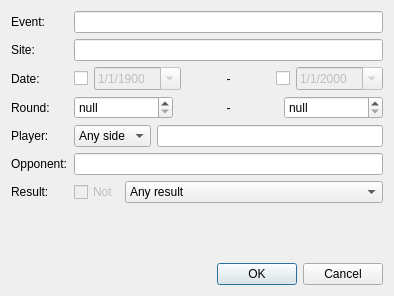
<?xml version="1.0" encoding="UTF-8"?>
<ui version="4.0">
 <class>GameDatabaseSearchDialog</class>
 <widget class="QDialog" name="GameDatabaseSearchDialog">
  <property name="geometry">
   <rect>
    <x>0</x>
    <y>0</y>
    <width>394</width>
    <height>296</height>
   </rect>
  </property>
  <property name="windowTitle">
   <string>Advanced Search</string>
  </property>
  <layout class="QVBoxLayout" name="verticalLayout">
   <item>
    <layout class="QFormLayout" name="formLayout">
     <property name="fieldGrowthPolicy">
      <enum>QFormLayout::AllNonFixedFieldsGrow</enum>
     </property>
     <item row="0" column="0">
      <widget class="QLabel" name="label">
       <property name="text">
        <string>Event:</string>
       </property>
       <property name="buddy">
        <cstring>m_eventEdit</cstring>
       </property>
      </widget>
     </item>
     <item row="0" column="1">
      <widget class="QLineEdit" name="m_eventEdit">
       <property name="toolTip">
        <string>The name of the tournament or match event</string>
       </property>
      </widget>
     </item>
     <item row="1" column="0">
      <widget class="QLabel" name="label_2">
       <property name="text">
        <string>Site:</string>
       </property>
       <property name="buddy">
        <cstring>m_siteEdit</cstring>
       </property>
      </widget>
     </item>
     <item row="1" column="1">
      <widget class="QLineEdit" name="m_siteEdit">
       <property name="toolTip">
        <string>The location of the event</string>
       </property>
      </widget>
     </item>
     <item row="2" column="0">
      <widget class="QLabel" name="label_3">
       <property name="text">
        <string>Date:</string>
       </property>
       <property name="buddy">
        <cstring>m_minDateCheck</cstring>
       </property>
      </widget>
     </item>
     <item row="2" column="1">
      <layout class="QHBoxLayout" name="horizontalLayout">
       <item>
        <widget class="QCheckBox" name="m_minDateCheck">
         <property name="sizePolicy">
          <sizepolicy hsizetype="Fixed" vsizetype="Fixed">
           <horstretch>0</horstretch>
           <verstretch>0</verstretch>
          </sizepolicy>
         </property>
         <property name="toolTip">
          <string>Enable minimum date</string>
         </property>
         <property name="text">
          <string/>
         </property>
        </widget>
       </item>
       <item>
        <widget class="QDateEdit" name="m_minDateEdit">
         <property name="enabled">
          <bool>false</bool>
         </property>
         <property name="toolTip">
          <string>Minimum starting date of the games</string>
         </property>
         <property name="date">
          <date>
           <year>1900</year>
           <month>1</month>
           <day>1</day>
          </date>
         </property>
         <property name="displayFormat">
          <string>M/d/yyyy</string>
         </property>
         <property name="calendarPopup">
          <bool>true</bool>
         </property>
        </widget>
       </item>
       <item>
        <widget class="QLabel" name="label_8">
         <property name="text">
          <string>-</string>
         </property>
         <property name="alignment">
          <set>Qt::AlignCenter</set>
         </property>
        </widget>
       </item>
       <item>
        <widget class="QCheckBox" name="m_maxDateCheck">
         <property name="sizePolicy">
          <sizepolicy hsizetype="Fixed" vsizetype="Fixed">
           <horstretch>0</horstretch>
           <verstretch>0</verstretch>
          </sizepolicy>
         </property>
         <property name="toolTip">
          <string>Enable maximum date</string>
         </property>
         <property name="text">
          <string/>
         </property>
        </widget>
       </item>
       <item>
        <widget class="QDateEdit" name="m_maxDateEdit">
         <property name="enabled">
          <bool>false</bool>
         </property>
         <property name="toolTip">
          <string>Maximum starting date of the games</string>
         </property>
         <property name="displayFormat">
          <string>M/d/yyyy</string>
         </property>
         <property name="calendarPopup">
          <bool>true</bool>
         </property>
        </widget>
       </item>
      </layout>
     </item>
     <item row="3" column="0">
      <widget class="QLabel" name="label_4">
       <property name="text">
        <string>Round:</string>
       </property>
       <property name="buddy">
        <cstring>m_minRoundSpin</cstring>
       </property>
      </widget>
     </item>
     <item row="3" column="1">
      <layout class="QHBoxLayout" name="horizontalLayout_3">
       <item>
        <widget class="QSpinBox" name="m_minRoundSpin">
         <property name="toolTip">
          <string>The minimum round ordinal of the games within the event</string>
         </property>
         <property name="specialValueText">
          <string>null</string>
         </property>
         <property name="maximum">
          <number>100000</number>
         </property>
        </widget>
       </item>
       <item>
        <widget class="QLabel" name="label_9">
         <property name="text">
          <string>-</string>
         </property>
         <property name="alignment">
          <set>Qt::AlignCenter</set>
         </property>
        </widget>
       </item>
       <item>
        <widget class="QSpinBox" name="m_maxRoundSpin">
         <property name="toolTip">
          <string>The maximum round ordinal of the games within the event</string>
         </property>
         <property name="specialValueText">
          <string>null</string>
         </property>
         <property name="suffix">
          <string/>
         </property>
         <property name="maximum">
          <number>100000</number>
         </property>
        </widget>
       </item>
      </layout>
     </item>
     <item row="4" column="0">
      <widget class="QLabel" name="label_5">
       <property name="text">
        <string>Player:</string>
       </property>
       <property name="buddy">
        <cstring>m_playerSideCombo</cstring>
       </property>
      </widget>
     </item>
     <item row="4" column="1">
      <layout class="QHBoxLayout" name="horizontalLayout_2">
       <item>
        <widget class="QComboBox" name="m_playerSideCombo">
         <property name="toolTip">
          <string>The side the player plays on</string>
         </property>
         <item>
          <property name="text">
           <string extracomment="This player may play either white or black pieces">Any side</string>
          </property>
         </item>
         <item>
          <property name="text">
           <string extracomment="This player plays white pieces">White</string>
          </property>
         </item>
         <item>
          <property name="text">
           <string extracomment="This player plays black pieces">Black</string>
          </property>
         </item>
        </widget>
       </item>
       <item>
        <widget class="QLineEdit" name="m_playerEdit">
         <property name="toolTip">
          <string>The first player's name, in &quot;lastname, firstname&quot; format</string>
         </property>
        </widget>
       </item>
      </layout>
     </item>
     <item row="5" column="0">
      <widget class="QLabel" name="label_6">
       <property name="text">
        <string>Opponent:</string>
       </property>
       <property name="buddy">
        <cstring>m_opponentEdit</cstring>
       </property>
      </widget>
     </item>
     <item row="5" column="1">
      <widget class="QLineEdit" name="m_opponentEdit">
       <property name="toolTip">
        <string>The second player's name, in &quot;lastname, firstname&quot; format</string>
       </property>
      </widget>
     </item>
     <item row="6" column="0">
      <widget class="QLabel" name="label_7">
       <property name="text">
        <string>Result:</string>
       </property>
       <property name="buddy">
        <cstring>m_resultCombo</cstring>
       </property>
      </widget>
     </item>
     <item row="6" column="1">
      <layout class="QHBoxLayout" name="horizontalLayout_4">
       <item>
        <widget class="QCheckBox" name="m_invertResultCheck">
         <property name="enabled">
          <bool>false</bool>
         </property>
         <property name="sizePolicy">
          <sizepolicy hsizetype="Fixed" vsizetype="Fixed">
           <horstretch>0</horstretch>
           <verstretch>0</verstretch>
          </sizepolicy>
         </property>
         <property name="toolTip">
          <string>Search for the inverse of the chosen result</string>
         </property>
         <property name="text">
          <string>Not</string>
         </property>
        </widget>
       </item>
       <item>
        <widget class="QComboBox" name="m_resultCombo">
         <property name="toolTip">
          <string>The result of the games</string>
         </property>
         <item>
          <property name="text">
           <string extracomment="Any result">Any result</string>
          </property>
         </item>
         <item>
          <property name="text">
           <string extracomment="Any player wins">Any player wins</string>
          </property>
         </item>
         <item>
          <property name="text">
           <string extracomment="The player with white pieces wins">White wins</string>
          </property>
         </item>
         <item>
          <property name="text">
           <string extracomment="The player with black pieces wins">Black wins</string>
          </property>
         </item>
         <item>
          <property name="text">
           <string extracomment="The first player wins">First player wins</string>
          </property>
         </item>
         <item>
          <property name="text">
           <string extracomment="The first player loses">First player loses</string>
          </property>
         </item>
         <item>
          <property name="text">
           <string extracomment="The game is a draw">Draw</string>
          </property>
         </item>
         <item>
          <property name="text">
           <string extracomment="The game is in progress or the result is unknown">Unfinished</string>
          </property>
         </item>
        </widget>
       </item>
      </layout>
     </item>
    </layout>
   </item>
   <item>
    <widget class="QDialogButtonBox" name="buttonBox">
     <property name="orientation">
      <enum>Qt::Horizontal</enum>
     </property>
     <property name="standardButtons">
      <set>QDialogButtonBox::Cancel|QDialogButtonBox::Ok</set>
     </property>
    </widget>
   </item>
  </layout>
 </widget>
 <tabstops>
  <tabstop>buttonBox</tabstop>
  <tabstop>m_eventEdit</tabstop>
  <tabstop>m_siteEdit</tabstop>
  <tabstop>m_minDateCheck</tabstop>
  <tabstop>m_minDateEdit</tabstop>
  <tabstop>m_maxDateCheck</tabstop>
  <tabstop>m_maxDateEdit</tabstop>
  <tabstop>m_minRoundSpin</tabstop>
  <tabstop>m_maxRoundSpin</tabstop>
  <tabstop>m_playerSideCombo</tabstop>
  <tabstop>m_playerEdit</tabstop>
  <tabstop>m_opponentEdit</tabstop>
  <tabstop>m_invertResultCheck</tabstop>
  <tabstop>m_resultCombo</tabstop>
 </tabstops>
 <resources/>
 <connections>
  <connection>
   <sender>buttonBox</sender>
   <signal>accepted()</signal>
   <receiver>GameDatabaseSearchDialog</receiver>
   <slot>accept()</slot>
   <hints>
    <hint type="sourcelabel">
     <x>258</x>
     <y>290</y>
    </hint>
    <hint type="destinationlabel">
     <x>157</x>
     <y>274</y>
    </hint>
   </hints>
  </connection>
  <connection>
   <sender>buttonBox</sender>
   <signal>rejected()</signal>
   <receiver>GameDatabaseSearchDialog</receiver>
   <slot>reject()</slot>
   <hints>
    <hint type="sourcelabel">
     <x>326</x>
     <y>290</y>
    </hint>
    <hint type="destinationlabel">
     <x>286</x>
     <y>274</y>
    </hint>
   </hints>
  </connection>
  <connection>
   <sender>m_minDateCheck</sender>
   <signal>toggled(bool)</signal>
   <receiver>m_minDateEdit</receiver>
   <slot>setEnabled(bool)</slot>
   <hints>
    <hint type="sourcelabel">
     <x>99</x>
     <y>91</y>
    </hint>
    <hint type="destinationlabel">
     <x>177</x>
     <y>91</y>
    </hint>
   </hints>
  </connection>
  <connection>
   <sender>m_maxDateCheck</sender>
   <signal>toggled(bool)</signal>
   <receiver>m_maxDateEdit</receiver>
   <slot>setEnabled(bool)</slot>
   <hints>
    <hint type="sourcelabel">
     <x>255</x>
     <y>91</y>
    </hint>
    <hint type="destinationlabel">
     <x>333</x>
     <y>91</y>
    </hint>
   </hints>
  </connection>
 </connections>
</ui>
